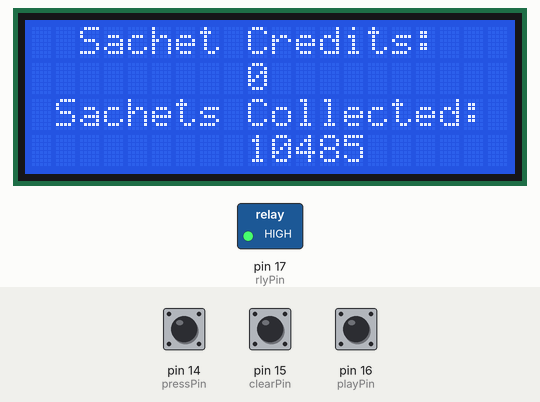
This sketch was run on a simulated Arduino Uno, built with avr-gcc and run on an emulated ATmega328P. Shown: 20×4 character LCD, switched loads named in the sketch (green lamp = pin HIGH). Inputs (shaded band) come from the test bench; at power-on: pin 14 (pressPin) HIGH, pin 16 (playPin) HIGH, pin 15 (clearPin) HIGH. EEPROM starts erased; what the sketch prints to the serial monitor is not drawn.

Above: at 3.9 s.
4.0 s: pin 14 (pressPin) pulled LOW for 3.2 s
At 8.0 s:
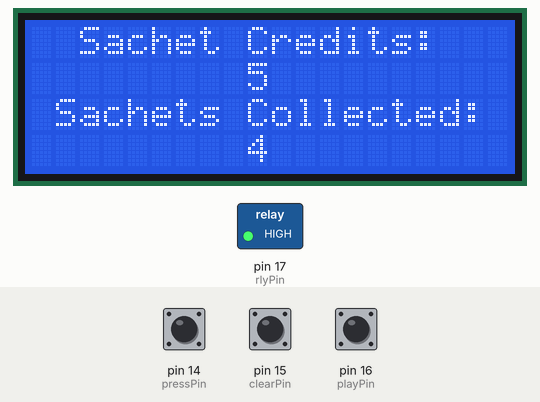
8.7 s: pin 16 (playPin) pulled LOW for 0.15 s
At 9.1 s:
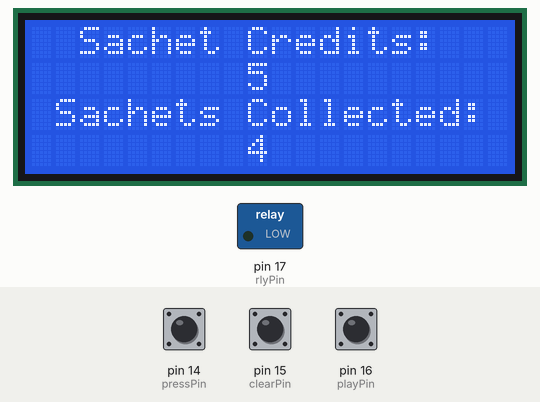
Timing chart, 0 to 11.7 s (numbered marks = the images above; inputs shaded):
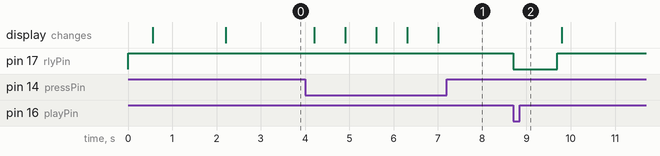

The sketch:

claw_machine_credit_eeprom.ino
```cpp
#include <EEPROM.h>
#include <LiquidCrystal_I2C.h>

int inc = 1;
int pressPin = 14 ;
int clearPin = 15 ;
int playPin = 16 ;
int rlyPin = 17;
int value;
int address = 0;
int memvalue ;
int value2;
int memadd;
int crdtmx = 6;
int crdt = 0;

int total;


int playtime = 5000;

void clearEEPROM();
void printSachet();
void incSachet();
void lcdfnc();
void play();

 /*
  * Uno, Ethernet  A4 (SDA), A5 (SCL)
    Mega2560  20 (SDA), 21 (SCL)
  */

LiquidCrystal_I2C lcd(0x27,20,4);


void setup() {
    pinMode(pressPin,INPUT_PULLUP) ;
  pinMode(clearPin,INPUT_PULLUP) ;
  pinMode(playPin,INPUT_PULLUP) ;
  pinMode(rlyPin, OUTPUT) ;
//  pinMode(countPin,OUTPUT) ;
  Serial.begin(57600);
  while (!Serial) {
    ; // wait for serial port to connect. Needed for native USB port only
  }
  digitalWrite(rlyPin, HIGH);
delay(500);
  lcd.init();
//  lcdfnc(0);
//clearEEPROM();
printSachet();
delay(500);
address = memadd;
}

void loop() {
  if(!digitalRead(playPin)){
   play();
  delay(500);
  }

//  total = ((memadd)*10)+memvalue;

  if(!digitalRead(pressPin)){
    Serial.println(value2);
    incSachet(memvalue);

  delay(500);
  }

  if(!digitalRead(clearPin)) //check if erase button is pressed
  {
    clearEEPROM();
    delay(500);
  }

}


void clearEEPROM()
{
  for (int j = 0 ; j < EEPROM.length() ; j++) {
    if(EEPROM.read(j) != 0)                     //skip already "empty" addresses
    {
      EEPROM.write(j, 0);
      //write 0 to address i

    }
  }
  Serial.println("EEPROM erased");
  memvalue = 0;
  address = 0;
  value = 0;
  memadd= 0;//reset address counter
  crdt = 0;
      total = ((memadd)*10)+memvalue;
      lcdfnc(total, crdt);
}

void printSachet(){
   for (int j = 0 ; j < EEPROM.length() ; j++) { //EEPROM.length()
     value2 = EEPROM.read(j);
    if(value2 != 0)                              //skip "empty" addresses
    {
      memvalue = value2;
      memadd = j;
      Serial.print(memadd);
      Serial.print(" ");
      Serial.println(memvalue);
    }
//delay(100);
//      total = ((memadd)*10)+memvalue;
//      lcdfnc(total);
  }
      total = ((memadd)*10)+memvalue;
      lcdfnc(total, crdt);
}
void incSachet(int i){
  if(i==0){
    value++;
    Serial.println("i=0");
    delay(100);

    EEPROM.write(address, value);
    Serial.print("Sensor value stored at address : ");
    Serial.println(address);
    Serial.print("Sensor value stored total: ");
    Serial.println(value);
      total = ((address)*10)+value;
      crdt++;
      lcdfnc(total, crdt);
      if(crdt > 5){
        crdt = 5;
        lcdfnc(total, crdt);
      }
      if(value >= 10 ){
      address++;
      memvalue=1;
      value=1;
      inc=0;
      i=0;
      Serial.println("address added");

     }
  }

  else if(value!=value || i>0){

//    value= inc++;
        value= ((i)+inc);

    Serial.print("i= ");
    Serial.println(value);
    delay(100);

     EEPROM.write(address, value);
  Serial.print("Sensor value stored at address : ");
  Serial.println(address);
    Serial.print("Sensor value stored total: ");
  Serial.println(value);
   inc++;
   crdt++;
     total = ((address)*10)+value;
      lcdfnc(total, crdt);
            if(crdt > 5){
        crdt = 5;
        lcdfnc(total, crdt);
      }
      if(value >= 10 ){
      address++;
      memvalue=1;
      value=1;
      inc=0;
      i=0;
      Serial.println("address added");

     }
  }

  if(address == EEPROM.length())  //check if address counter has reached the end of EEPROM
  {
    address = 0;              //if yes: reset address counter
  }
}


void lcdfnc(int lcdtotal, int crdtval){
 lcd.init();                      // initialize the lcd
  // Print a message to the LCD.
  lcd.backlight();
  lcd.setCursor(2,0);
  lcd.print("Sachet Credits:");
  lcd.setCursor(9,1);
  lcd.print(crdtval);
   lcd.setCursor(1,2);
  lcd.print("Sachets Collected:");
   lcd.setCursor(9,3);
  lcd.print(lcdtotal);

}


void play(){
  if ( crdt > 0 && crdt < crdtmx ){
    Serial.println("Playing...");
    digitalWrite(rlyPin, LOW);
    delay(1000);
    digitalWrite(rlyPin, HIGH);
    crdt--;
    lcdfnc(total, crdt);
    delay(playtime);
  }
  else if(crdt==0 ){
    digitalWrite(rlyPin, HIGH);
    Serial.println("No Credits");
  }
}
```

Measured:
- after the input at 4.0 s, the display: first changes after 0.20 s (image 1 shows a later state)
- after the input at 8.7 s, pin 17 (rlyPin): HIGH → LOW at once, → HIGH 1.0 s later
